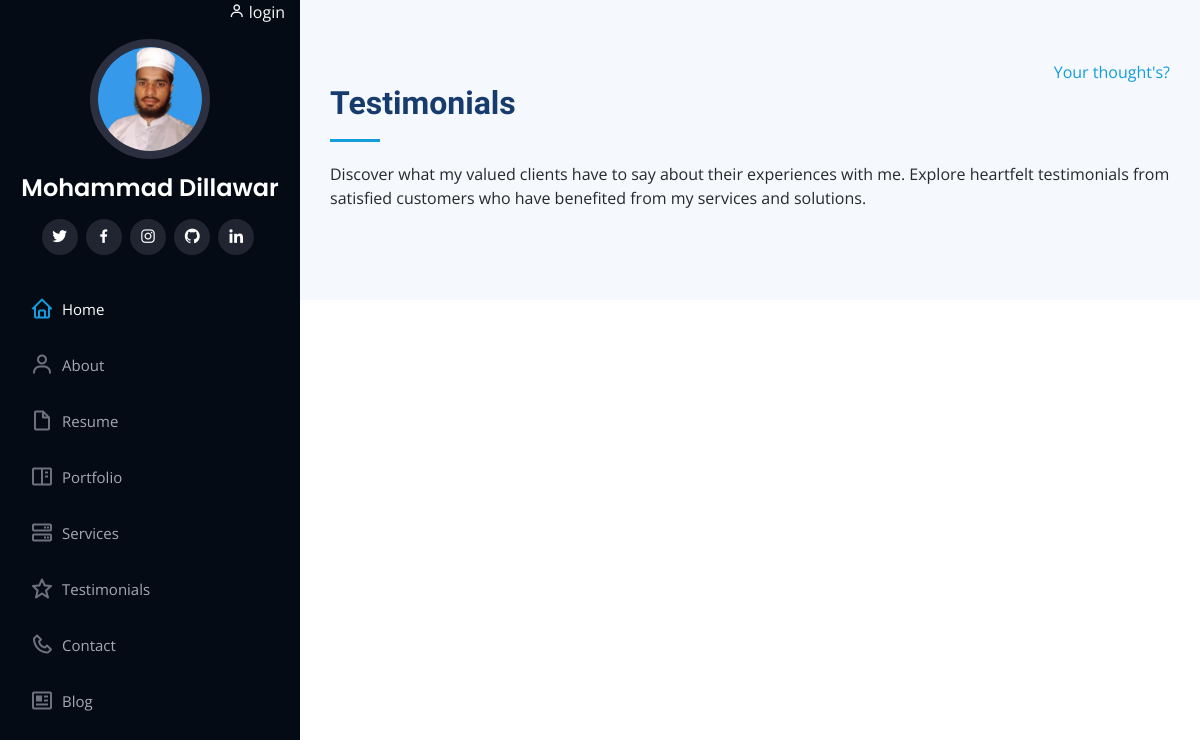
Before: /testimonials/ with the older database file.
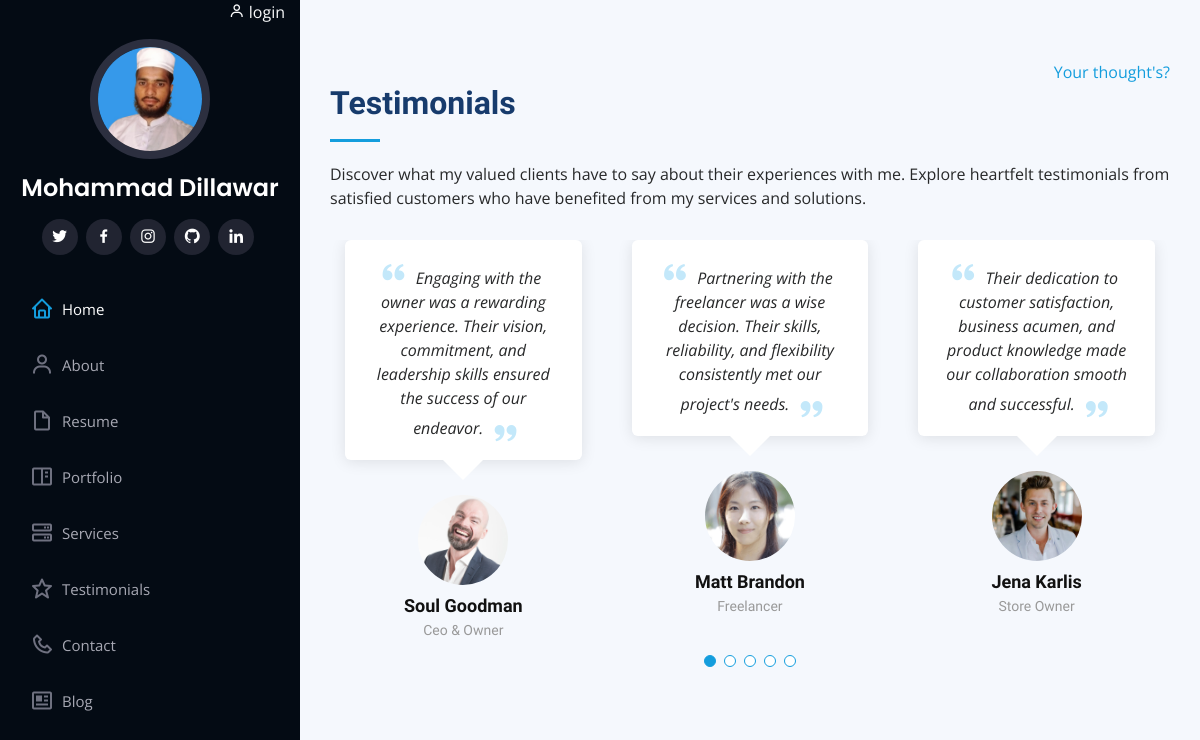
After: the same page with the newer database file.
### base/models.py (models this page shows, shortened)
class Testimonials(models.Model):
    name = models.CharField(max_length=100)
    dept = models.CharField(max_length=100)
    description = models.CharField(max_length=150)
    image = models.ImageField(upload_to='testimonials/', blank=True, null=True)

### base/views.py (the view, shortened to what this page needs)
# urls.py: path('testimonials/', views.testimonials, name='testimonials'),
def testimonials(request):
    feedbacks = Testimonials.objects.all()[:5]
    context={'feedbacks':feedbacks}
    return render(request, 'testimonials.html', context)

### templates/testimonials.html (shortened to what this page needs)
{% extends 'partials/basics.html' %}
{% load static %}
{% block body %}
<section id="testimonials" class="testimonials section-bg">
    <div class="container">
        <div style="display: flex; justify-content: flex-end;">
            <span><a href="{% url 'reviews' %}">Your thought's?</a></span>
        </div>
        <div class="section-title">
            <h2>Testimonials</h2>
            <p>Discover what my valued clients have to say about their experiences with me. Explore heartfelt
                testimonials from satisfied customers who have benefited from my services and solutions.</p>
        </div>
        <div class="testimonials-slider swiper" data-aos="fade-up" data-aos-delay="100">
            <div class="swiper-wrapper">
                {% for feedback in feedbacks reversed %}
                <div class="swiper-slide">
                    <div class="testimonial-item" data-aos="fade-up">
                        <p>
                            <i class="bx bxs-quote-alt-left quote-icon-left"></i>
                            {{ feedback.description }}
                            <i class="bx bxs-quote-alt-right quote-icon-right"></i>
                        </p>
                        <img src="{{ feedback.image.url }}" class="testimonial-img" alt="">
                        <h3>{{ feedback.name }}</h3>
                        <h4>{{ feedback.dept }}</h4>
                    </div>
                </div>
                {% endfor %}
            </div>
            <div class="swiper-pagination"></div>
        </div>
    </div>
</section>
{% endblock body %}

Changed rows visible on the page:
added Testimonials: description "Engaging with the owner was a rewarding experience. Their vision, commitment, and leadership skills ensured the success of our endeavor.", image (picture), name "Soul Goodman", dept "Ceo & Owner"
added Testimonials: description "Partnering with the freelancer was a wise decision. Their skills, reliability, and flexibility consistently met our project's needs.", image (picture), name "Matt Brandon", dept "Freelancer"
added Testimonials: description "Their dedication to customer satisfaction, business acumen, and product knowledge made our collaboration smooth and successful.", image (picture), name "Jena Karlis", dept "Store Owner"
